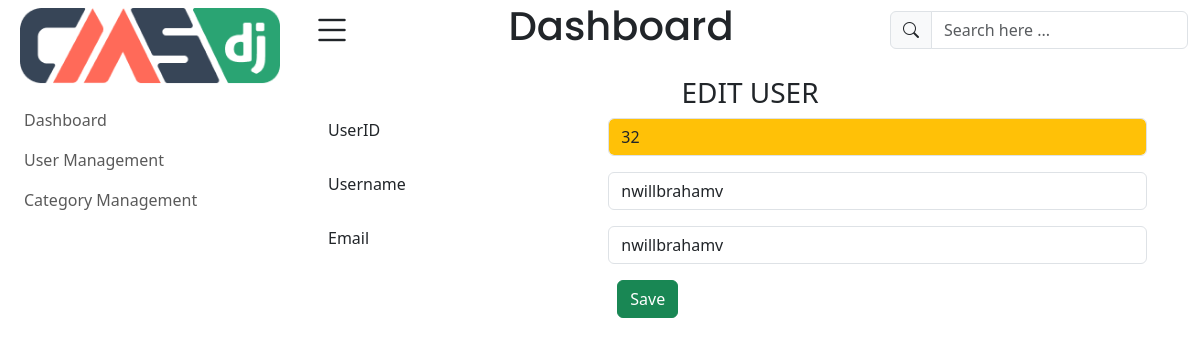
/admin/user_edit.php?id=32, run on the app's committed database.
### tables this page shows
CREATE TABLE IF NOT EXISTS `users` (
  `userid` int(3) unsigned NOT NULL AUTO_INCREMENT,
  `username` varchar(30) NOT NULL,
  `email` varchar(50) NOT NULL,
  `pass` varchar(255) NOT NULL,
  `created_at` datetime DEFAULT current_timestamp(),
  PRIMARY KEY (`userid`),
  UNIQUE KEY `username` (`username`),
  UNIQUE KEY `email` (`email`)
);

### admin/user_edit.php (the view, shortened to what this page needs)
<?php
if(isset($_GET['id'])){
    $uid = $_GET['id'];
    try{
        $conn = new PDO("mysql:host=localhost;dbname=cse", "root", "");
        $sql_check = "SELECT * FROM users WHERE userid='$uid'";
        $stmt = $conn->prepare($sql_check);
        $stmt->execute();
        if($stmt->rowCount()>0){
            $user = $stmt->fetch();
        }
    }catch(PDOException $e){
        echo $e->getMessage();
    }
}
?>
<!doctype html>
<html lang="en">
<head>
    <link href="https://cdn.jsdelivr.net/npm/bootstrap@5.3.1/dist/css/bootstrap.min.css" rel="stylesheet">
    <link rel="stylesheet" href="https://cdn.jsdelivr.net/npm/bootstrap-icons@1.11.0/font/bootstrap-icons.css">
</head>
<body>
<div class="container-fluid">
    <div class="row">
        <?php
        include "layout/sidebar.php";
        ?>
        <div class="col-md-9 main">
            <?php
            include "layout/header.php";
            ?>
            <div class="main-content vh-100 p-3">
                <h3 class=" text-center text-uppercase">Edit User</h3>
                <form action="process_user_edit.php" method="post">
                    <div class="row input-group mb-3">
                        <div class="col-md-4 ">
                            UserID
                        </div>
                        <div class="col-md-8">
                            <input type="text" name="uid" id="" class="form-control bg-warning" value="<?= $user[0]; ?>" readonly>
                        </div>
                    </div>
                    <div class="row input-group mb-3">
                        <div class="col-md-4 ">
                            Username
                        </div>
                        <div class="col-md-8">
                            <input type="text" name="user" id="" class="form-control " value="<?= $user[1]; ?>" >
                        </div>
                    </div>
                    <div class="row input-group mb-3">
                        <div class="col-md-4 ">
                            Email
                        </div>
                        <div class="col-md-8">
                            <input type="email" name="mail" id="" class="form-control" value="<?= $user[1]; ?>">
                        </div>
                    </div>
                    <div class="row">
                        <div class="col-md-4"></div>
                        <div class="col-md-8">
                            <button type="submit" class="btn btn-success" name="sbmSave">Save</button>
                        </div>
                    </div>
                </form>
            </div>
        </div>
    </div>
</div>
</body>
</html>

### data on the page
users: uid "32", user "nwillbrahamv", mail "nwillbrahamv"
